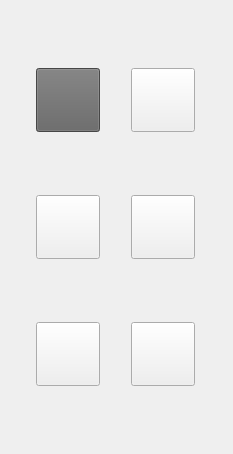
													<widget class="QWidget" name="shapePanel_3ScrollContents">
														<property name="geometry">
															<rect>
																<x>0</x>
																<y>0</y>
																<width>233</width>
																<height>454</height>
															</rect>
														</property>
														<layout class="QGridLayout" name="gridLayout">
															<item row="2" column="0">
																<widget class="QPushButton" name="cubeButton_5">
																	<property name="minimumSize">
																		<size>
																			<width>64</width>
																			<height>64</height>
																		</size>
																	</property>
																	<property name="maximumSize">
																		<size>
																			<width>64</width>
																			<height>64</height>
																		</size>
																	</property>
																	<property name="toolTip">
																		<string>
																			&lt;!DOCTYPE HTML PUBLIC &quot;-//W3C//DTD HTML 4.0//EN&quot; &quot;http://www.w3.org/TR/REC-html40/strict.dtd&quot;&gt;
																			&lt;html&gt;&lt;head&gt;&lt;meta name=&quot;qrichtext&quot; content=&quot;1&quot; /&gt;&lt;meta charset=&quot;utf-8&quot; /&gt;&lt;style type=&quot;text/css&quot;&gt;
																			p, li { white-space: pre-wrap; }
																			hr { height: 1px; border-width: 0; }
																			li.unchecked::marker { content: &quot;\2610&quot;; }
																			li.checked::marker { content: &quot;\2612&quot;; }
																			&lt;/style&gt;&lt;/head&gt;&lt;body style=&quot; font-family:'Segoe UI'; font-size:9pt; font-weight:400; font-style:normal;&quot;&gt;
																			&lt;p style=&quot;margin-top:12px; margin-bottom:12px; margin-left:0px; margin-right:0px; -qt-block-indent:0; text-indent:0px;&quot;&gt;Creates a cube with 8 vertices and 6 faces &lt;/p&gt;&lt;/body&gt;&lt;/html&gt;
																		</string>
																	</property>
																	<property name="styleSheet">
																		<string notr="true">QPushButton { background-color: #646464; }</string>
																	</property>
																	<property name="text">
																		<string/>
																	</property>
																	<property name="icon">
																		<iconset>
																			<normaloff>assets/icons/cube.svg</normaloff>assets/icons/cube.svg
																		</iconset>
																	</property>
																	<property name="iconSize">
																		<size>
																			<width>64</width>
																			<height>64</height>
																		</size>
																	</property>
																</widget>
															</item>
															<item row="2" column="1">
																<widget class="QPushButton" name="pyramidButton_5">
																	<property name="minimumSize">
																		<size>
																			<width>64</width>
																			<height>64</height>
																		</size>
																	</property>
																	<property name="maximumSize">
																		<size>
																			<width>64</width>
																			<height>64</height>
																		</size>
																	</property>
																	<property name="toolTip">
																		<string>
																			&lt;!DOCTYPE HTML PUBLIC &quot;-//W3C//DTD HTML 4.0//EN&quot; &quot;http://www.w3.org/TR/REC-html40/strict.dtd&quot;&gt;
																			&lt;html&gt;&lt;head&gt;&lt;meta name=&quot;qrichtext&quot; content=&quot;1&quot; /&gt;&lt;meta charset=&quot;utf-8&quot; /&gt;&lt;style type=&quot;text/css&quot;&gt;
																			p, li { white-space: pre-wrap; }
																			hr { height: 1px; border-width: 0; }
																			li.unchecked::marker { content: &quot;\2610&quot;; }
																			li.checked::marker { content: &quot;\2612&quot;; }
																			&lt;/style&gt;&lt;/head&gt;&lt;body style=&quot; font-family:'Segoe UI'; font-size:9pt; font-weight:400; font-style:normal;&quot;&gt;
																			&lt;p style=&quot; margin-top:12px; margin-bottom:12px; margin-left:0px; margin-right:0px; -qt-block-indent:0; text-indent:0px;&quot;&gt;&lt;span style=&quot; color:#ffffff;&quot;&gt;Creates a pyramid with 5 vertices and 5 faces&lt;/span&gt;&lt;/p&gt;&lt;/body&gt;&lt;/html&gt;
																		</string>
																	</property>
																	<property name="styleSheet">
																		<string notr="true">
																			QPushButton:checked { background-color: red; }
																		</string>
																	</property>
																	<property name="text">
																		<string/>
																	</property>
																	<property name="icon">
																		<iconset>
																			<normaloff>assets/icons/pyramid.svg</normaloff>assets/icons/pyramid.svg
																		</iconset>
																	</property>
																	<property name="iconSize">
																		<size>
																			<width>64</width>
																			<height>64</height>
																		</size>
																	</property>
																</widget>
															</item>
															<item row="5" column="0">
																<widget class="QPushButton" name="icoSphereButton_5">
																	<property name="minimumSize">
																		<size>
																			<width>64</width>
																			<height>64</height>
																		</size>
																	</property>
																	<property name="maximumSize">
																		<size>
																			<width>64</width>
																			<height>64</height>
																		</size>
																	</property>
																	<property name="toolTip">
																		<string>
																			&lt;!DOCTYPE HTML PUBLIC &quot;-//W3C//DTD HTML 4.0//EN&quot; &quot;http://www.w3.org/TR/REC-html40/strict.dtd&quot;&gt;
																			&lt;html&gt;&lt;head&gt;&lt;meta name=&quot;qrichtext&quot; content=&quot;1&quot; /&gt;&lt;meta charset=&quot;utf-8&quot; /&gt;&lt;style type=&quot;text/css&quot;&gt;
																			p, li { white-space: pre-wrap; }
																			hr { height: 1px; border-width: 0; }
																			li.unchecked::marker { content: &quot;\2610&quot;; }
																			li.checked::marker { content: &quot;\2612&quot;; }
																			&lt;/style&gt;&lt;/head&gt;&lt;body style=&quot; font-family:'Segoe UI'; font-size:9pt; font-weight:400; font-style:normal;&quot;&gt;
																			&lt;p style=&quot; margin-top:12px; margin-bottom:12px; margin-left:0px; margin-right:0px; -qt-block-indent:0; text-indent:0px;&quot;&gt;&lt;span style=&quot; color:#ffffff;&quot;&gt;Creates a sphere with 12 vertices and 19 faces&lt;/span&gt;&lt;/p&gt;&lt;/body&gt;&lt;/html&gt;
																		</string>
																	</property>
																	<property name="styleSheet">
																		<string notr="true">QPushButton:checked { background-color: red; }</string>
																	</property>
																	<property name="text">
																		<string/>
																	</property>
																	<property name="icon">
																		<iconset>
																			<normaloff>assets/icons/icosphere.svg</normaloff>assets/icons/icosphere.svg
																		</iconset>
																	</property>
																	<property name="iconSize">
																		<size>
																			<width>64</width>
																			<height>64</height>
																		</size>
																	</property>
																</widget>
															</item>
															<item row="5" column="1">
																<widget class="QPushButton" name="uvSphereButton_5">
																	<property name="minimumSize">
																		<size>
																			<width>64</width>
																			<height>64</height>
																		</size>
																	</property>
																	<property name="maximumSize">
																		<size>
																			<width>64</width>
																			<height>64</height>
																		</size>
																	</property>
																	<property name="toolTip">
																		<string>
																			&lt;!DOCTYPE HTML PUBLIC &quot;-//W3C//DTD HTML 4.0//EN&quot; &quot;http://www.w3.org/TR/REC-html40/strict.dtd&quot;&gt;
																			&lt;html&gt;&lt;head&gt;&lt;meta name=&quot;qrichtext&quot; content=&quot;1&quot; /&gt;&lt;meta charset=&quot;utf-8&quot; /&gt;&lt;style type=&quot;text/css&quot;&gt;
																			p, li { white-space: pre-wrap; }
																			hr { height: 1px; border-width: 0; }
																			li.unchecked::marker { content: &quot;\2610&quot;; }
																			li.checked::marker { content: &quot;\2612&quot;; }
																			&lt;/style&gt;&lt;/head&gt;&lt;body style=&quot; font-family:'Segoe UI'; font-size:9pt; font-weight:400; font-style:normal;&quot;&gt;
																			&lt;p style=&quot; margin-top:12px; margin-bottom:12px; margin-left:0px; margin-right:0px; -qt-block-indent:0; text-indent:0px;&quot;&gt;&lt;span style=&quot; color:#ffffff;&quot;&gt;Creates a sphere using the resolution slider to the left&lt;br /&gt;Minimum resolution is 3&lt;/span&gt;&lt;/p&gt;&lt;/body&gt;&lt;/html&gt;
																		</string>
																	</property>
																	<property name="styleSheet">
																		<string notr="true">QPushButton:checked { background-color: red; }</string>
																	</property>
																	<property name="text">
																		<string/>
																	</property>
																	<property name="icon">
																		<iconset>
																			<normaloff>assets/icons/uvsphere.svg</normaloff>assets/icons/uvsphere.svg
																		</iconset>
																	</property>
																	<property name="iconSize">
																		<size>
																			<width>64</width>
																			<height>64</height>
																		</size>
																	</property>
																</widget>
															</item>
															<item row="6" column="0">
																<widget class="QPushButton" name="cylinderButton_5">
																	<property name="minimumSize">
																		<size>
																			<width>64</width>
																			<height>64</height>
																		</size>
																	</property>
																	<property name="maximumSize">
																		<size>
																			<width>64</width>
																			<height>64</height>
																		</size>
																	</property>
																	<property name="toolTip">
																		<string>
																			&lt;!DOCTYPE HTML PUBLIC &quot;-//W3C//DTD HTML 4.0//EN&quot; &quot;http://www.w3.org/TR/REC-html40/strict.dtd&quot;&gt;
																			&lt;html&gt;&lt;head&gt;&lt;meta name=&quot;qrichtext&quot; content=&quot;1&quot; /&gt;&lt;meta charset=&quot;utf-8&quot; /&gt;&lt;style type=&quot;text/css&quot;&gt;
																			p, li { white-space: pre-wrap; }
																			hr { height: 1px; border-width: 0; }
																			li.unchecked::marker { content: &quot;\2610&quot;; }
																			li.checked::marker { content: &quot;\2612&quot;; }
																			&lt;/style&gt;&lt;/head&gt;&lt;body style=&quot; font-family:'Segoe UI'; font-size:9pt; font-weight:400; font-style:normal;&quot;&gt;
																			&lt;p style=&quot; margin-top:12px; margin-bottom:12px; margin-left:0px; margin-right:0px; -qt-block-indent:0; text-indent:0px;&quot;&gt;&lt;span style=&quot; color:#ffffff;&quot;&gt;Creates a cylinder using the resolution slider to the left&lt;br /&gt;Minimum resolution is 3&lt;/span&gt;&lt;/p&gt;&lt;/body&gt;&lt;/html&gt;
																		</string>
																	</property>
																	<property name="styleSheet">
																		<string notr="true">QPushButton:checked { background-color: red; }</string>
																	</property>
																	<property name="text">
																		<string/>
																	</property>
																	<property name="icon">
																		<iconset>
																			<normaloff>assets/icons/cylinder.svg</normaloff>assets/icons/cylinder.svg
																		</iconset>
																	</property>
																	<property name="iconSize">
																		<size>
																			<width>64</width>
																			<height>64</height>
																		</size>
																	</property>
																</widget>
															</item>
															<item row="6" column="1">
																<widget class="QPushButton" name="torusButton_5">
																	<property name="minimumSize">
																		<size>
																			<width>64</width>
																			<height>64</height>
																		</size>
																	</property>
																	<property name="maximumSize">
																		<size>
																			<width>64</width>
																			<height>64</height>
																		</size>
																	</property>
																	<property name="toolTip">
																		<string>
																			&lt;!DOCTYPE HTML PUBLIC &quot;-//W3C//DTD HTML 4.0//EN&quot; &quot;http://www.w3.org/TR/REC-html40/strict.dtd&quot;&gt;
																			&lt;html&gt;&lt;head&gt;&lt;meta name=&quot;qrichtext&quot; content=&quot;1&quot; /&gt;&lt;meta charset=&quot;utf-8&quot; /&gt;&lt;style type=&quot;text/css&quot;&gt;
																			p, li { white-space: pre-wrap; }
																			hr { height: 1px; border-width: 0; }
																			li.unchecked::marker { content: &quot;\2610&quot;; }
																			li.checked::marker { content: &quot;\2612&quot;; }
																			&lt;/style&gt;&lt;/head&gt;&lt;body style=&quot; font-family:'Segoe UI'; font-size:9pt; font-weight:400; font-style:normal;&quot;&gt;
																			&lt;p style=&quot; margin-top:12px; margin-bottom:12px; margin-left:0px; margin-right:0px; -qt-block-indent:0; text-indent:0px;&quot;&gt;&lt;span style=&quot; color:#ffffff;&quot;&gt;Creates a torus using the resolution slider to the left&lt;br /&gt;Minimum resolution is 3&lt;/span&gt;&lt;/p&gt;&lt;/body&gt;&lt;/html&gt;
																		</string>
																	</property>
																	<property name="styleSheet">
																		<string notr="true">QPushButton:checked { background-color: red; }</string>
																	</property>
																	<property name="text">
																		<string/>
																	</property>
																	<property name="icon">
																		<iconset>
																			<normaloff>assets/icons/torus.svg</normaloff>assets/icons/torus.svg
																		</iconset>
																	</property>
																	<property name="iconSize">
																		<size>
																			<width>64</width>
																			<height>64</height>
																		</size>
																	</property>
																</widget>
															</item>
														</layout>
													</widget>
